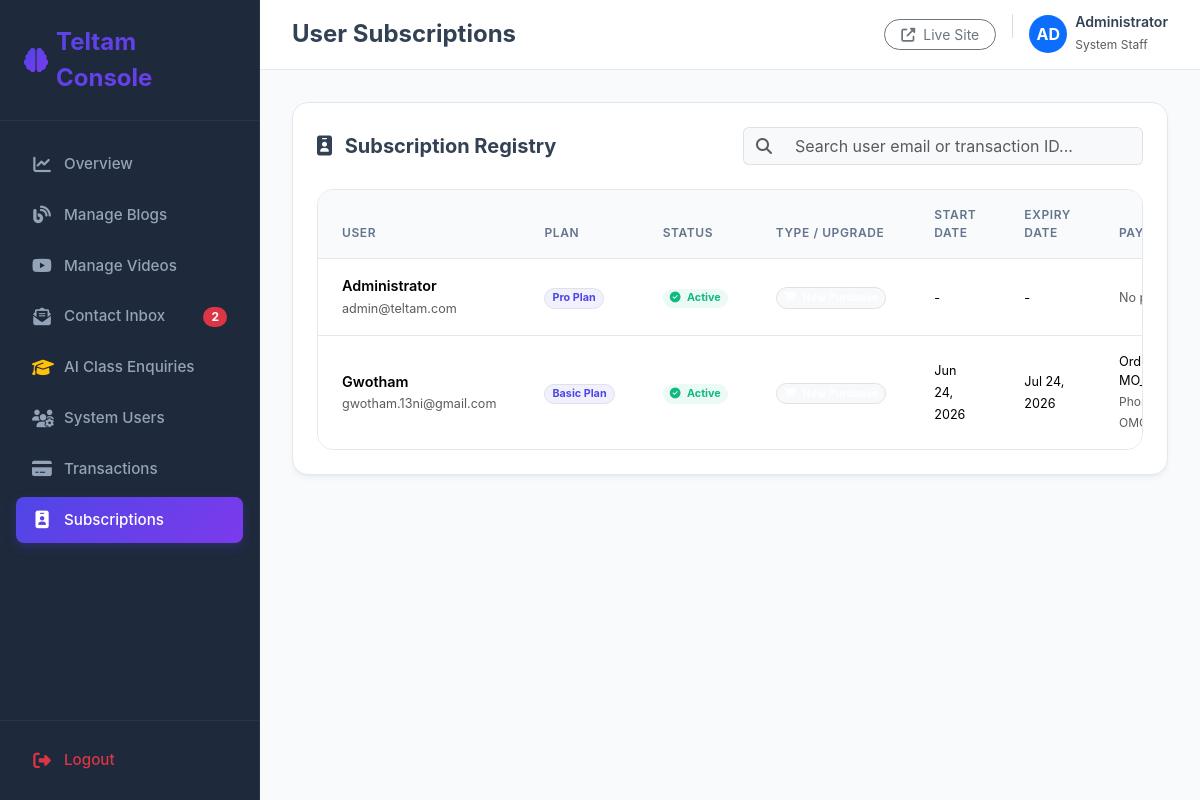
Before: /dashboard/subscriptions/ (signed in) with the older database file.
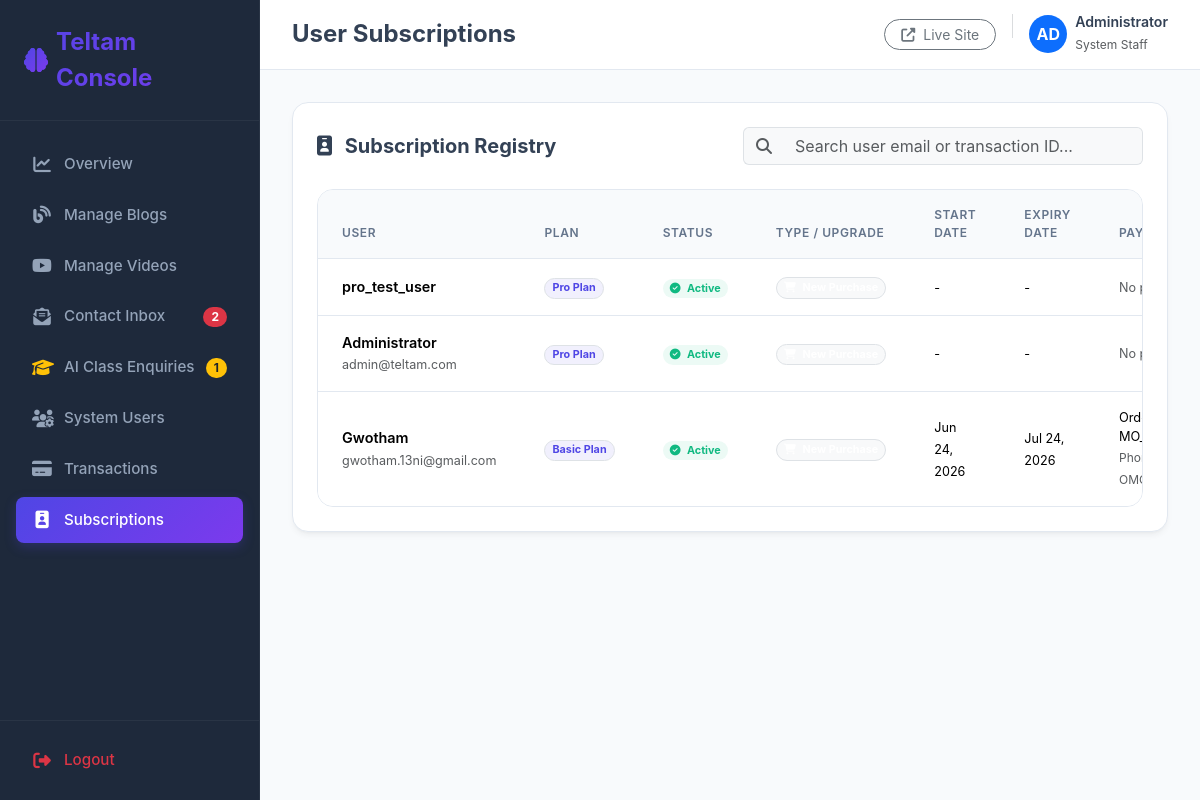
After: the same page with the newer database file.
### app/models.py (models this page shows, shortened)
class UserSubscription(models.Model):
    STATUS_CHOICES = [
        ('active', 'Active'),
        ('expired', 'Expired'),
        ('cancelled', 'Cancelled'),
        ('pending', 'Pending'),
    ]
    user = models.ForeignKey(User, on_delete=models.CASCADE, related_name='subscriptions')
    plan = models.ForeignKey(PricingPlan, on_delete=models.SET_NULL, null=True, blank=True)
    payment_transaction = models.ForeignKey('PaymentTransaction', on_delete=models.SET_NULL, null=True, blank=True, related_name='subscriptions')
    status = models.CharField(max_length=20, choices=STATUS_CHOICES, default='pending')
    start_date = models.DateTimeField(blank=True, null=True)
    end_date = models.DateTimeField(blank=True, null=True)
    is_upgrade = models.BooleanField(default=False)
    previous_plan = models.ForeignKey(PricingPlan, on_delete=models.SET_NULL, null=True, blank=True, related_name='upgraded_from_subscriptions')
    created_at = models.DateTimeField(auto_now_add=True)
    updated_at = models.DateTimeField(auto_now=True)

class PricingPlan(models.Model):
    name = models.CharField(max_length=100)
    slug = models.SlugField(max_length=100, unique=True)
    price = models.DecimalField(max_digits=10, decimal_places=2)
    billing_cycle = models.CharField(max_length=20, default='monthly') # monthly / yearly
    plan_order = models.PositiveIntegerField(default=1, help_text="Priority level (e.g. 1=Basic, 2=Pro, 3=Business)")
    features = models.TextField(help_text="Newline separated features list")
    is_active = models.BooleanField(default=True)
    created_at = models.DateTimeField(auto_now_add=True)
    updated_at = models.DateTimeField(auto_now=True)

class PaymentTransaction(models.Model):
    STATUS_CHOICES = [
        ('pending', 'Pending'),
        ('success', 'Success'),
        ('failed', 'Failed'),
        ('cancelled', 'Cancelled'),
    ]
    user = models.ForeignKey(User, on_delete=models.SET_NULL, null=True, blank=True)
    plan = models.ForeignKey(PricingPlan, on_delete=models.SET_NULL, null=True, blank=True)
    amount = models.DecimalField(max_digits=10, decimal_places=2)
    merchant_order_id = models.CharField(max_length=100, unique=True)
    phonepe_order_id = models.CharField(max_length=100, blank=True, null=True)
    phonepe_transaction_id = models.CharField(max_length=100, blank=True, null=True)
    status = models.CharField(max_length=20, choices=STATUS_CHOICES, default='pending')
    request_payload = models.TextField(blank=True, null=True)
    response_payload = models.TextField(blank=True, null=True)
    callback_payload = models.TextField(blank=True, null=True)
    created_at = models.DateTimeField(auto_now_add=True)
    updated_at = models.DateTimeField(auto_now=True)

### app/views.py (the view)
# urls.py: path('dashboard/subscriptions/', views.dashboard_subscription_list, name='dashboard_subscription_list'),
@staff_member_required(login_url='dashboard_login')
def dashboard_subscription_list(request):
    subs = UserSubscription.objects.select_related('user', 'plan', 'payment_transaction').order_by('-created_at')
    q = request.GET.get('q', '').strip()
    if q:
        subs = subs.filter(
            Q(user__username__icontains=q) |
            Q(user__email__icontains=q) |
            Q(payment_transaction__merchant_order_id__icontains=q)
        )
    paginator = Paginator(subs, 10)
    page_number = request.GET.get('page')
    page_obj = paginator.get_page(page_number)
    context = {
        'page_obj': page_obj,
        'search_query': q,
    }
    return render(request, 'dashboard/subscription_list.html', context)

### templates/dashboard/subscription_list.html (shortened to what this page needs)
{% extends 'dashboard/base.html' %}
{% block header_title %}User Subscriptions{% endblock %}
{% block nav_subscriptions %}active{% endblock %}
{% block content %}
<div class="dashboard-card p-4">
    <div class="d-flex flex-column flex-md-row justify-content-between align-items-md-center gap-3 mb-4">
        <h5 class="fw-bold mb-0 text-slate-800"><i class="fas fa-id-badge text-indigo-600 me-2"></i> Subscription Registry</h5>
        <form method="GET" action="{% url 'dashboard_subscription_list' %}" class="flex-grow-1" style="max-width: 400px;">
            <div class="input-group">
                <span class="input-group-text bg-light border-end-0 text-muted"><i class="fas fa-search"></i></span>
                <input type="text" name="q" value="{{ search_query }}" class="form-control border-start-0 bg-light shadow-none" placeholder="Search user email or transaction ID..." style="outline: none;">
            </div>
        </form>
    </div>
    <div class="table-responsive">
        <table class="table align-middle">
            <thead>
                <tr>
                    <th>User</th>
                    <th>Plan</th>
                    <th>Status</th>
                    <th>Type / Upgrade</th>
                    <th>Start Date</th>
                    <th>Expiry Date</th>
                    <th>Payment ID / Txn</th>
                </tr>
            </thead>
            <tbody>
                {% for sub in page_obj %}
                <tr>
                    <td>
                        <span class="fw-semibold text-slate-800 d-block">{% if sub.user.first_name %}{{ sub.user.first_name }}{% else %}{{ sub.user.username }}{% endif %}</span>
                        <small class="text-muted">{{ sub.user.email }}</small>
                    </td>
                    <td>
                        {% if sub.plan %}
                            <span class="badge bg-indigo-light text-indigo border border-indigo-light rounded-pill px-2.5">{{ sub.plan.name }}</span>
                        {% else %}
                            <span class="text-muted small">No Plan Associated</span>
                        {% endif %}
                    </td>
                    <td>
                        {% if sub.status == 'active' %}
                            <span class="badge bg-emerald-light text-emerald rounded-pill px-2.5"><i class="fas fa-circle-check me-1"></i> Active</span>
                        {% elif sub.status == 'expired' %}
                            <span class="badge bg-light text-muted border rounded-pill px-2.5"><i class="fas fa-history me-1"></i> Expired</span>
                        {% elif sub.status == 'cancelled' %}
                            <span class="badge bg-danger-subtle text-danger border border-danger-subtle rounded-pill px-2.5"><i class="fas fa-circle-xmark me-1"></i> Cancelled</span>
                        {% else %}
                            <span class="badge bg-amber-light text-amber rounded-pill px-2.5"><i class="fas fa-circle-notch fa-spin me-1"></i> Pending</span>
                        {% endif %}
                    </td>
                    <td>
                        {% if sub.is_upgrade %}
                            <span class="badge bg-purple-light text-purple rounded-pill px-2.5 d-inline-block mb-1"><i class="fas fa-circle-up me-1"></i> Upgrade</span>
                            {% if sub.previous_plan %}
                                <small class="text-muted d-block" style="font-size: 0.75rem;">From: {{ sub.previous_plan.name }}</small>
                            {% endif %}
                        {% else %}
                            <span class="badge bg-light text-slate-600 border rounded-pill px-2.5"><i class="fas fa-cart-shopping me-1"></i> New Purchase</span>
                        {% endif %}
                    </td>
                    <td><small class="text-slate-700">{% if sub.start_date %}{{ sub.start_date|date:"M d, Y" }}{% else %}-{% endif %}</small></td>
                    <td>
                        <small class="text-slate-700">
                             {% if sub.end_date %}
                                 {{ sub.end_date|date:"M d, Y" }}
                             {% else %}
                                 -
                             {% endif %}
                        </small>
                    </td>
                    <td>
                        {% if sub.payment_transaction %}
                            <span class="d-block small text-slate-700 font-monospace" style="font-size: 0.8rem;">Order: {{ sub.payment_transaction.merchant_order_id }}</span>
                            {% if sub.payment_transaction.phonepe_order_id %}
                                <small class="text-muted font-monospace" style="font-size: 0.75rem;">PhonePe: {{ sub.payment_transaction.phonepe_order_id }}</small>
                            {% endif %}
                        {% else %}
                            <span class="text-muted small">No payment txn</span>
                        {% endif %}
                    </td>
                </tr>
                {% endfor %}
            </tbody>
        </table>
    </div>
</div>
{% endblock %}

### templates/dashboard/base.html (shortened to what this page needs)
{% load static %}
<!DOCTYPE html>
<html lang="en">
<head>
    <link href="https://cdn.jsdelivr.net/npm/bootstrap@5.3.2/dist/css/bootstrap.min.css" rel="stylesheet">
    <link href="https://cdnjs.cloudflare.com/ajax/libs/font-awesome/6.4.2/css/all.min.css" rel="stylesheet">
</head>
<body>
    <div class="sidebar" id="sidebar">
        <div>
            <div class="sidebar-brand d-flex align-items-center gap-2">
                <i class="fas fa-brain fs-4 text-primary" style="background: var(--brand-gradient); -webkit-background-clip: text; -webkit-text-fill-color: transparent;"></i>
                <span class="fw-bold fs-4 text-white">Teltam Console</span>
            </div>
            <ul class="sidebar-menu">
                <li class="sidebar-item {% block nav_home %}{% endblock %}">
                    <a href="{% url 'dashboard_home' %}" class="sidebar-link">
                        <i class="fas fa-chart-line"></i>
                        <span>Overview</span>
                    </a>
                </li>
                <li class="sidebar-item {% block nav_blogs %}{% endblock %}">
                    <a href="{% url 'dashboard_blog_list' %}" class="sidebar-link">
                        <i class="fas fa-blog"></i>
                        <span>Manage Blogs</span>
                    </a>
                </li>
                <li class="sidebar-item {% block nav_videos %}{% endblock %}">
                    <a href="{% url 'dashboard_video_list' %}" class="sidebar-link">
                        <i class="fab fa-youtube"></i>
                        <span>Manage Videos</span>
                    </a>
                </li>
                <li class="sidebar-item {% block nav_contacts %}{% endblock %}">
                    <a href="{% url 'dashboard_contact_list' %}" class="sidebar-link d-flex align-items-center justify-content-between">
                        <div class="d-flex align-items-center">
                            <i class="fas fa-envelope-open-text"></i>
                            <span>Contact Inbox</span>
                        </div>
                        {% if global_unread_messages_count > 0 %}
                            <span class="badge bg-danger rounded-pill px-2 py-1" style="font-size: 0.75rem;">{{ global_unread_messages_count }}</span>
                        {% endif %}
                    </a>
                </li>
                <li class="sidebar-item {% block nav_ai_enquiries %}{% endblock %}">
                    <a href="{% url 'dashboard_ai_class_enquiry_list' %}" class="sidebar-link d-flex align-items-center justify-content-between">
                        <div class="d-flex align-items-center">
                            <i class="fas fa-graduation-cap text-warning"></i>
                            <span>AI Class Enquiries</span>
                        </div>
                        {% if global_pending_enquiries_count > 0 %}
                            <span class="badge bg-warning text-dark rounded-pill px-2 py-1" style="font-size: 0.75rem;">{{ global_pending_enquiries_count }}</span>
                        {% endif %}
                    </a>
                </li>
                <li class="sidebar-item {% block nav_users %}{% endblock %}">
                    <a href="{% url 'dashboard_user_list' %}" class="sidebar-link">
                        <i class="fas fa-users-cog"></i>
                        <span>System Users</span>
                    </a>
                </li>
                <li class="sidebar-item {% block nav_payments %}{% endblock %}">
                    <a href="{% url 'dashboard_payment_list' %}" class="sidebar-link">
                        <i class="fas fa-credit-card"></i>
                        <span>Transactions</span>
                    </a>
                </li>
                <li class="sidebar-item {% block nav_subscriptions %}{% endblock %}">
                    <a href="{% url 'dashboard_subscription_list' %}" class="sidebar-link">
                        <i class="fas fa-id-badge"></i>
                        <span>Subscriptions</span>
                    </a>
                </li>
            </ul>
        </div>
        <div class="sidebar-footer">
            <a href="{% url 'dashboard_logout' %}" class="sidebar-link text-danger">
                <i class="fas fa-sign-out-alt"></i>
                <span>Logout</span>
            </a>
        </div>
    </div>
    <div class="content-wrapper">
        <header class="topbar">
            <div class="d-flex align-items-center gap-3">
                <h4 class="mb-0 fw-bold text-slate-800">{% block header_title %}Overview{% endblock %}</h4>
            </div>
            <div class="d-flex align-items-center gap-3">
                <a href="{% url 'home' %}" target="_blank" class="btn btn-sm btn-outline-secondary rounded-pill px-3">
                    <i class="fas fa-external-link-alt me-1"></i> Live Site
                </a>
                <div class="d-flex align-items-center gap-2">
                    <div class="rounded-circle bg-primary text-white d-flex align-items-center justify-content-center fw-bold" style="width: 38px; height: 38px;">
                        {{ request.user.first_name|slice:":2"|upper|default:"AD" }}
                    </div>
                    <div class="d-none d-md-block">
                        <h6 class="mb-0 fw-semibold" style="font-size: 0.88rem;">{{ request.user.first_name|default:request.user.username }}</h6>
                        <span class="text-muted" style="font-size: 0.75rem;">System Staff</span>
                    </div>
                </div>
            </div>
        </header>
        <main class="main-content">
            {% include 'sweetalert_messages.html' %}
            <div class="animate-fade-in">
                {% block content %}{% endblock %}
            </div>
        </main>
    </div>
</body>
</html>

### templates/sweetalert_messages.html (shortened to what this page needs)
<link rel="stylesheet" href="https://cdnjs.cloudflare.com/ajax/libs/font-awesome/6.4.2/css/all.min.css" />

Changed rows visible on the page:
added UserSubscription: user.username "pro_test_user", plan.name "Pro Plan", status "active" (drawn), is_upgrade False (drawn), shows "No…"
Other visible differences:
{{ global_pending_enquiries_count }}: (not shown) → "1"
